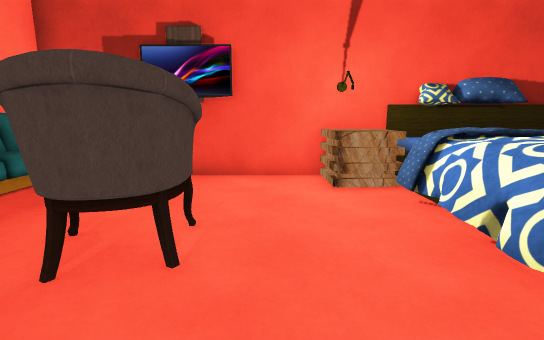
view 1 (above)

15 first-person views from a walk through a scene from a Unity 3-D project. The camera is 1.5 m above the floor, tilts 10° down and sees 85° across. Doors are open. The floor is counted in squares, 1 m on a side. Each view is taken from the middle of a square. On the plan, view 1 faces up. The plan holds only what a view shows up to about 15 squares ahead; the rest is blank. The place goes on beyond the plan. Some surface patterns are stand-ins.

view 2
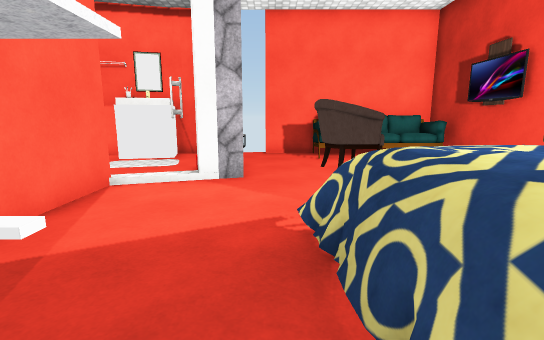

view 3
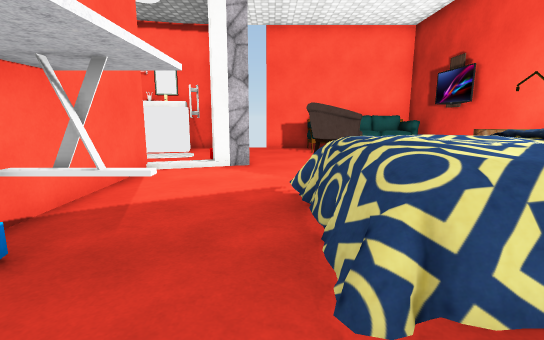

view 4
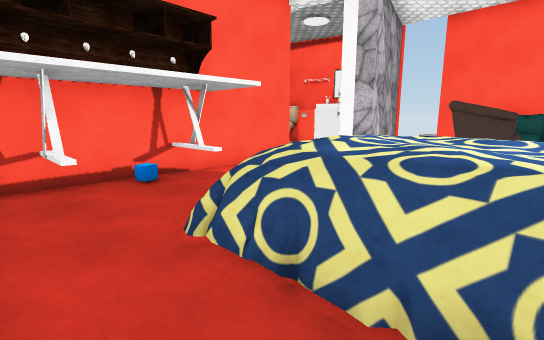

view 5
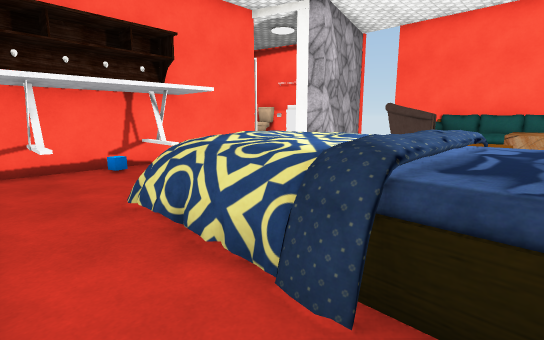

view 6
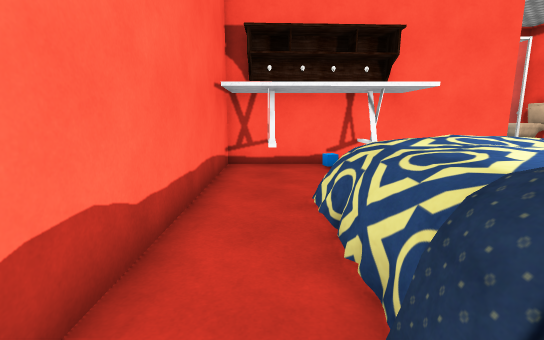

view 7
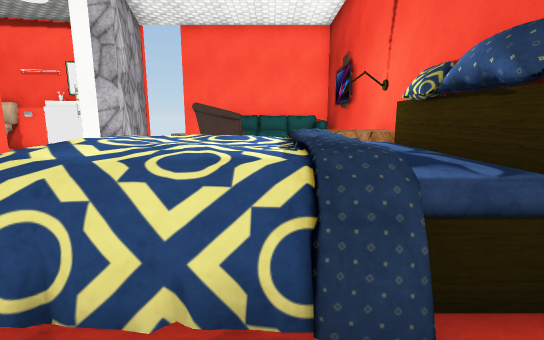

view 8
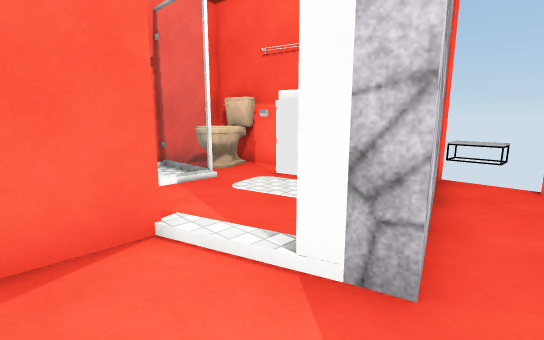

view 9
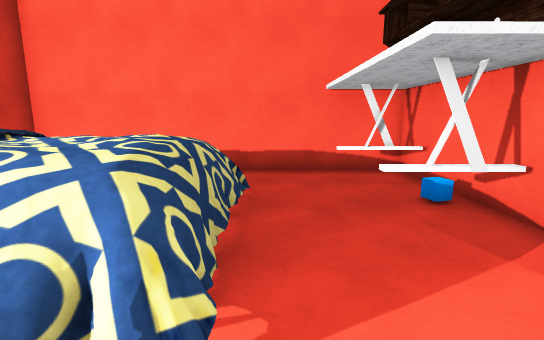

view 10
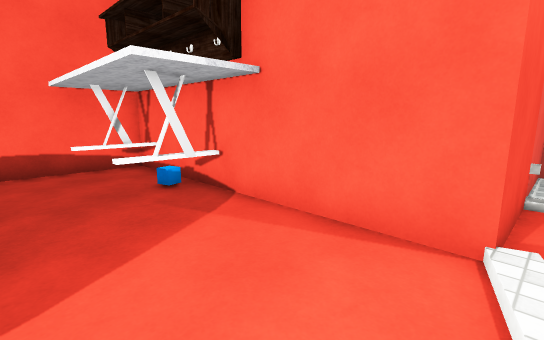

view 11
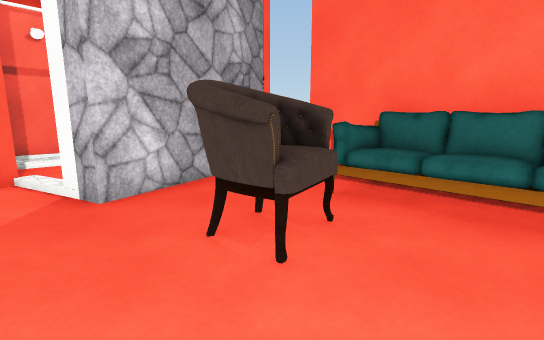

view 12
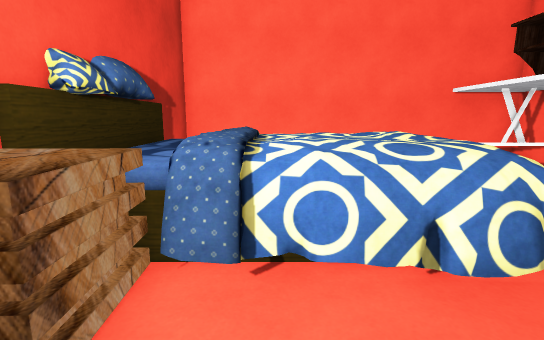

view 13
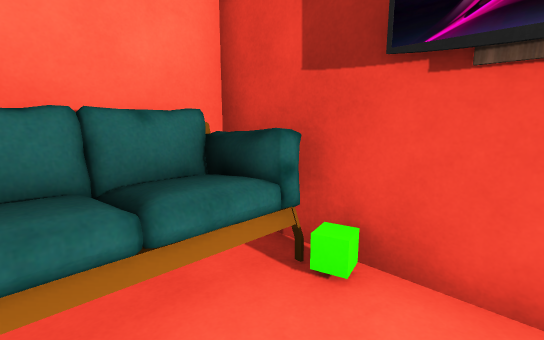

view 14
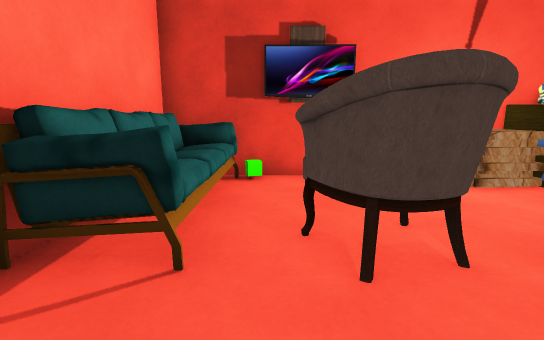

view 15
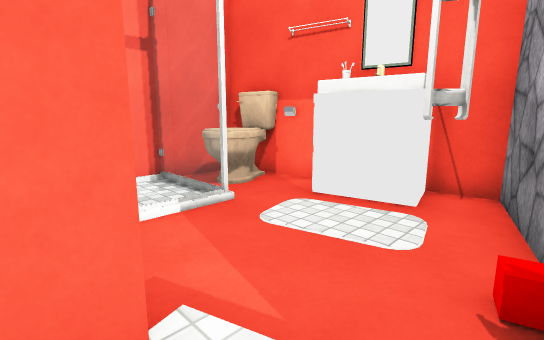

### Floor plan
Key: @ floor where view 1 was taken; # wall or solid block; x gap in a wall; . floor; / step, stairs or slope; D open door; = window, fence, low wall or low ledge; ^ raised ledge; S sofa; C chair; T table; I toilet; O other object.
Columns run from 6 left of view 1 to 10 right of it. Each row starts with its distance up from view 1.
  8 #################
  7 #SS.....O#^^^^..#
  6 #SS.....O#^^^^. #
  5 #SS......^^^^^..#
  4 #SS.CC...^^^^^..#
  3 #SS.CC...=^^^^..#
  2 #........=^^==..#
  1 x...............#
  0 D...##@.........#
 -1 D#####/....T..T.#
 -2 #...x./....T..T.#
 -3 #OO.../##########
 -4   O....#
 -5  #O =..#
 -6  #II===#
 -7  #II=.#
 -8  ######

Positions as (right, up) in squares from view 1, and headings:
1: (0, 0), facing up
2: (7, 1), facing left
3: (9, 1), facing left
4: (9, 5), facing down-left
5: (9, 7), facing down-left
6: (8, 7), facing down
7: (9, 5), facing left
8: (2, 1), facing down-left
9: (1, 1), facing right
10: (0, 1), facing down-right
11: (1, 6), facing down-left
12: (0, 5), facing right
13: (-2, 5), facing up-left
14: (-3, 0), facing up
15: (1, -1), facing down-left
